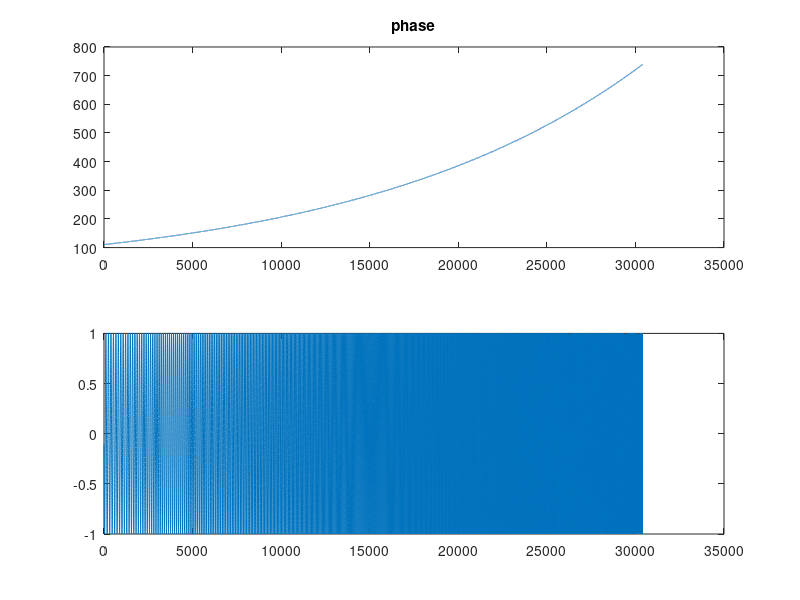

The MATLAB source for this figure:
fs = 16000;

n=0.1:1/fs:2;

% Exponential frequency rise
f = exp(n)*100;

% Decaying frequency
%f = exp(-n)*1000;

y = sin(2*pi*f);

subplot(2,1,1)
plot(f)
title('phase')

subplot(2,1,2)
plot(y)

soundsc(y)